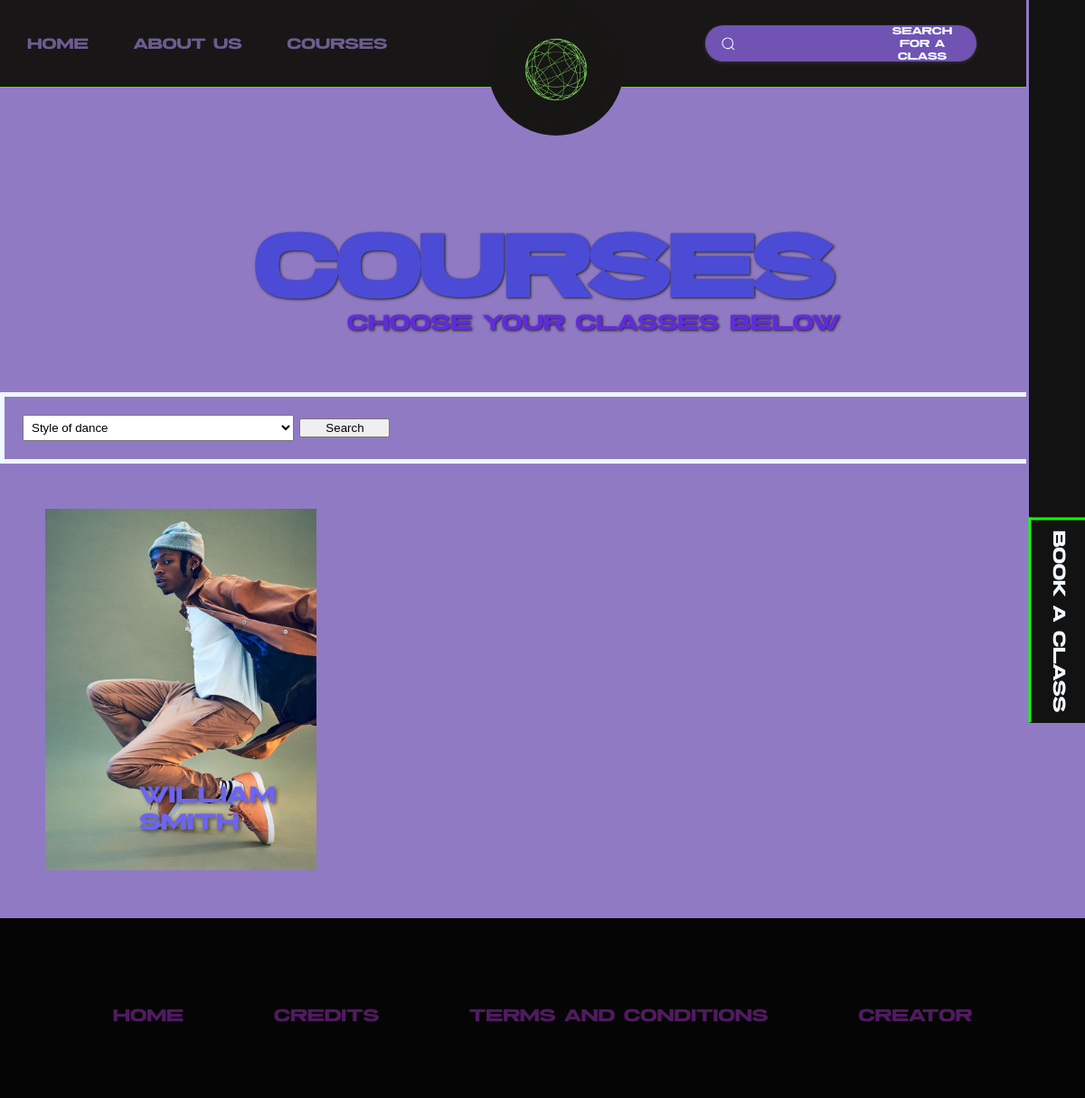
The page /classes.php?danse=9 on the database its author committed.
### tables this page shows
CREATE TABLE `professeur` (
  `id_professeur` int(11) NOT NULL,
  `nom_professeur` varchar(50) NOT NULL,
  `ext_dance` varchar(50) DEFAULT NULL,
  `photo` varchar(255) NOT NULL
);

### classes.php (the view, shortened to what this page needs)
<!DOCTYPE html>
<html lang="en">
<head>
    <link rel="stylesheet" href="styles.css">
    <link rel="stylesheet" href="classes.css">
</head>
<body>
    <nav>
        <div class="partie1">
            <a href="index.php">Home</a>
            <a href="Aboutus.html">About us</a>
            <a href="classes.php">Courses</a>
        </div>
        <form class="searchbar" method="GET" action="course.php">
            <label for="search">
                <input class="input" type="text" required=""  id="search">
                <span>search for a class</span>
                <div class="fancy-bg"></div>
                <div class="search">
                </div>
            </label>
        </form>
            <a href="index.php">
                 <img id="LOGO" src="images/one dance nation studio.gif" alt="aller ver l'Accueil">
           </a>
 </nav>
        <div class="bare">
            <div class="bookaplace1">
               <a href="classes.php"><button class="bookaplace2"> Book a class</button></a>
            </div>
         </div>
       <BR>
       <BR>
       <BR>
       <BR>
       <div class="title_courses">
    <div class="title">
        <h1> Courses </h1>
        <span>choose your classes below</span>
    </div>
</div>
<form class='classfiltre' method="get" style="padding: 20px; border: 5px solid aliceblue; ">
    <select name="danse" style="width: 300px; padding: 5px; font-family: Arial, sans-serif;">
        <option value="">Style of dance</option>
        <?php
        include("connexion.php");
        ?>
    </select>
    <input type="submit" value="Search" style="width: 100px;">
</form>
<?php
if (isset($_GET["danse"])) {
    $danseId = $_GET["danse"];
}
$query = "SELECT * FROM professeur, dance WHERE professeur.ext_dance = id_dance";
if (!empty($danseId)) {
    $query .= " AND id_dance= :danseId";
}
$stmt = $db->prepare($query);
if (!empty($danseId)) {
    $stmt->bindParam(":danseId", $danseId);
}
$stmt->execute();
$result = $stmt->fetchAll(PDO::FETCH_ASSOC);
foreach ($result as $row) {
    echo '<div style="position: relative; display: inline-block;">';
    echo '<a href="course.php?dance_id=' . $row['id_dance'] . '">';
    echo '<img src="' . $row['photo'] . '" alt="Professor Photo" width="300" height="400" style= margin:50px>';
    echo '<span style="position: absolute; top: 40%; left: 1%; color: rgba(109, 100, 242); font-size: 2rem; text-shadow: 2px 2px 4px rgba(0, 0, 0, 0.5); padding: 150px;">';
    echo $row['nom_professeur'];
    echo '</span>';
    echo '</div>';
}
?>
</body>
</html>
        <footer>
           <div class="links">
      <a href="index.php">Home</a>
  <a href="credits.html">Credits</a>
  <a href="terms.html"> Terms and conditions</a>
  <a href="creator.html">Creator</a>
  </div>
        </footer>

### styles.css (style rules this page uses)
*, *::after, *::before { box-sizing: border-box; }
html,body { background-color: #181717; font-family: 'threat'; margin: 0; padding: 0; scroll-behavior: smooth; width: 100vw; overflow-x: hidden; }
#LOGO { position: absolute; width: 10%; left: 45%; top: 0px; z-index: 809; border-radius: 800px; min-width: 150px; }
span { display: inline-block; opacity: 0; filter: blur(4px); }
span:nth-child(2) { animation: fade-in 0.8s 0.2s forwards cubic-bezier(0.11, 0, 0.5, 0); }
nav { background-color:#181616; height: 0px; border-bottom: solid 0.5px rgb(21, 255, 0); position: relative; text-align: center; padding: 3rem 4rem 3rem 4rem; margin: 0; display: flex; justify-content: center; align-items: center; flex-direction: column; flex-wrap: wrap; }
.partie1 { position: absolute; left: 30px; display: flex; flex-direction: row; align-items: center; justify-content: center; gap: 100px; }
.partie1 a { color: #907ac4; font-size: 1.4rem; text-decoration: none; opacity: 0.7; }
@media screen and (max-width:1315px) { .partie1 a { color: #907ac4; font-size: 1.3rem; text-decoration: none; opacity: 0.7; } }
@media screen and (max-width:1315px) { .partie1 { display: flex; flex-direction: row; align-items: center; justify-content: center; gap: 50px; } }
.searchbar { --input-text-color: #fff; --input-bg-color: #7053b3; --focus-input-bg-color: transparent; --text-color: #f4f5f6; --active-color: #1b9bee; --width-of-input: 200px; --inline-padding-of-input: 1.2em; --gap: 0.9rem; }
.searchbar { font-size: 0.9rem; display: flex; gap: 0.5rem; align-items: center; width: var(--width-of-input); position: absolute; right: 10%; width: 300px; isolation: isolate; }
.searchbar span { color:aliceblue; }
.fancy-bg { position: absolute; width: 100%; inset: 0; background: var(--input-bg-color); border-radius: 30px; height: 100%; z-index: -1; pointer-events: none; box-shadow: rgba(235, 226, 226, 0.16) 0px 1px 4px; }
label { width: 100%; padding: 0.8em; height: 40px; padding-inline: var(--inline-padding-of-input); display: flex; align-items: center; position: absolute; }
.search,.close-btn { position: absolute; }
.search { fill: var(--text-color); left: var(--inline-padding-of-input); }
svg { width: 17px; display: block; }
.input { color: var(--input-text-color); width: 100%; margin-inline: min(2em,calc(var(--inline-padding-of-input) + var(--gap))); background: none; border: none; }
.input::placeholder { color: var(--text-color) }
.bare { position: fixed; top: 0px; right: 0px; width: 65px; height: 100vh; border-left: solid #907ac4; background-color: rgb(18, 18, 18); z-index: 12; animation-name: ifXgUJ; animation-duration: 1.3s; }
.bookaplace1 { position: absolute; bottom: 0px; }
.bookaplace2 { position: absolute; bottom: 82px; left: -82px; width: 227px; height: 64px; border: solid rgb(21, 255, 0); transform: rotate(90deg); font-family: 'threat'; font-size: 1.5rem; border-right: none; text-align: center; border-top: none; }
.bare button { cursor: pointer; background-color: inherit; color: aliceblue; }
button { position: relative; display: inline-block; border: 0; vertical-align: middle; text-decoration: none; background: transparent; padding: 0; font-family: inherit; font-size: 1.5rem; cursor: pointer; }
footer { position: relative; font-family: 'threat'; background-color: rgb(5, 5, 5); text-align: center; bottom: 0; padding: 6rem 4rem 3rem 4rem; margin: 0; display: flex; justify-content: center; align-items: center; flex-direction: column; flex-wrap: wrap; }
footer a { color:rgb(154, 48, 184); opacity: 0.5; text-decoration: none; font-size: 1.5rem; }
.links { display: flex; flex-direction: row; align-items: center; justify-content: center; gap: 100px; list-style: none; margin-bottom: 2rem; }
.title2::before::before,.title::after { position: absolute; content: ""; height: 16px; width: 16px; border-radius: 50%; left: 0px; background-color: royalblue; }

### rows shown on the page
professeur: photo (picture), nom_professeur "william smith"
